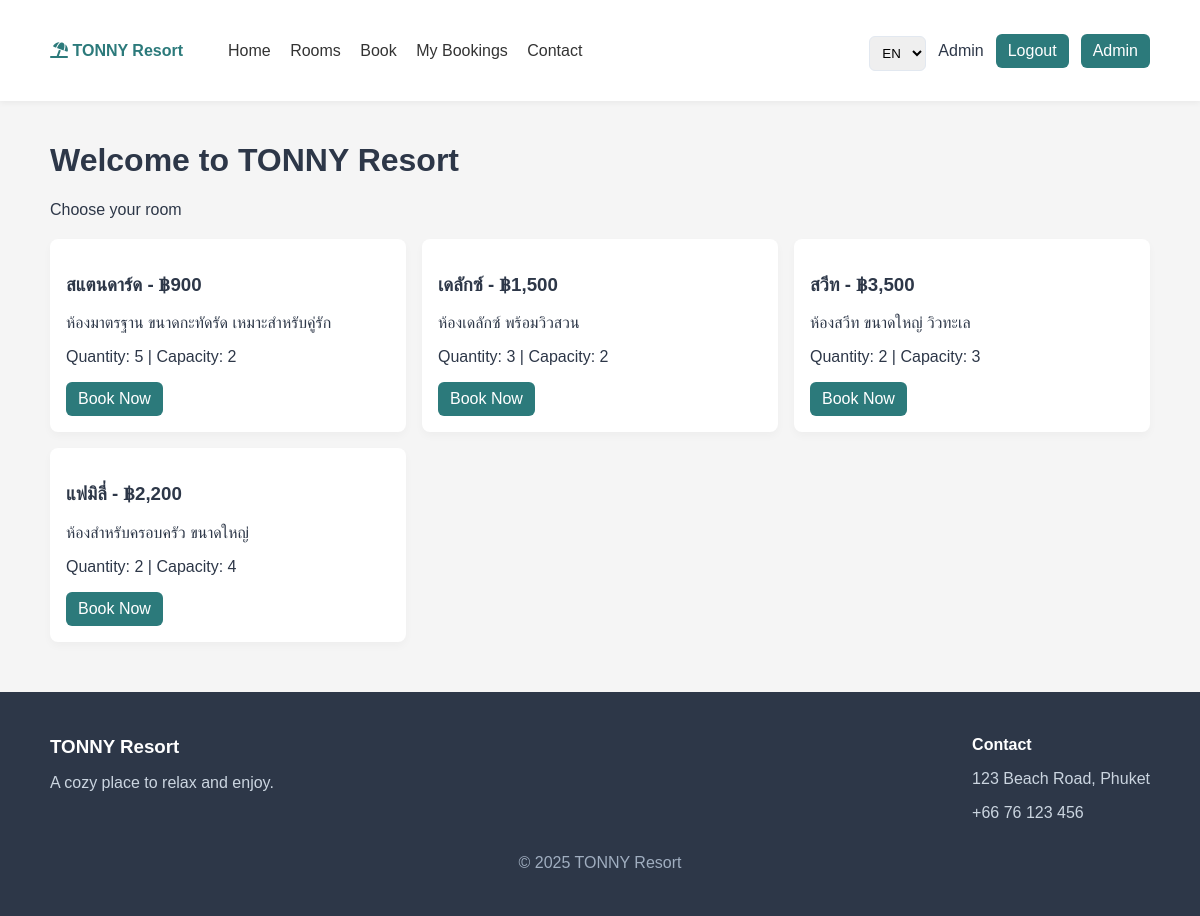
/index.php (signed in), run on the app's committed database.
### tables this page shows
CREATE TABLE users (
  id INT AUTO_INCREMENT PRIMARY KEY,
  name VARCHAR(150) NOT NULL,
  email VARCHAR(150) NOT NULL UNIQUE,
  password VARCHAR(255) NOT NULL,
  role ENUM('user','admin') NOT NULL DEFAULT 'user',
  created_at TIMESTAMP DEFAULT CURRENT_TIMESTAMP
);

CREATE TABLE rooms (
  id INT AUTO_INCREMENT PRIMARY KEY,
  title VARCHAR(150) NOT NULL,
  description TEXT,
  price DECIMAL(10,2) NOT NULL DEFAULT 0,
  capacity INT NOT NULL DEFAULT 2,
  area VARCHAR(50),
  quantity INT NOT NULL DEFAULT 1,
  created_at TIMESTAMP DEFAULT CURRENT_TIMESTAMP
);

### includes/functions.php (called while the page is built, shortened)
<?php
require_once __DIR__ . '/db.php';
$langFile = __DIR__ . '/../lang/' . ($_SESSION['lang'] ?? 'en') . '.php';
$lang = [];
if(file_exists($langFile)) {
    $lang = include $langFile;
}
function __($key, $default = '') {
    global $lang;
    if(isset($lang[$key])) return $lang[$key];
    return $default ?: $key;
}
function is_logged_in() {
    return isset($_SESSION['user_id']);
}
function is_admin() {
    return (isset($_SESSION['role']) && $_SESSION['role'] === 'admin');
}
function current_user() {
    global $pdo;
    $stmt = $pdo->prepare('SELECT id,name,email,role FROM users WHERE id = ?');
    $stmt->execute([$_SESSION['user_id']]);
    return $stmt->fetch();
}
?>

### lang/en.php (called while the page is built)
<?php
return [
    'site_name' => 'TONNY Resort',
    'home' => 'Home',
    'rooms' => 'Rooms',
    'booking' => 'Book',
    'my_bookings' => 'My Bookings',
    'contact' => 'Contact',
    'login' => 'Login',
    'register' => 'Register',
    'logout' => 'Logout',
    'admin' => 'Admin',
    'welcome' => 'Welcome to TONNY Resort',
    'select_room' => 'Choose your room',
    'book_now' => 'Book Now',
    'price' => 'Price',
    'capacity' => 'Capacity',
    'quantity' => 'Quantity',
    'checkin' => 'Check-in Date',
    'checkout' => 'Check-out Date',
    'guests' => 'Guests',
    'name' => 'Full Name',
    'email' => 'Email',
    'phone' => 'Phone',
    'promo' => 'Promo Code (optional)',
    'special_requests' => 'Special Requests',
    'submit_booking' => 'Submit Booking',
    'admin_dashboard' => 'Admin Dashboard',
    'manage_rooms' => 'Manage Rooms',
    'manage_bookings' => 'Manage Bookings',
    'manage_users' => 'Manage Users',
    'payments' => 'Payments',
    'upload_slip' => 'Upload Payment Slip',
    'pay_via_qr' => 'Pay via QR (PromptPay)',
    'upload_images' => 'Upload Images',
    'drag_drop_info' => 'Drag & drop images here or click to select',
    'booking_success' => 'Booking submitted successfully. We will contact you shortly.',
    'login_success' => 'Logged in successfully.',
    'invalid_login' => 'Invalid email or password.',
    'register_success' => 'Registration successful. Please login.',
    'date_error' => 'Checkout date must be after check-in date.',
    'room_unavailable' => 'Room not available for selected dates.',
    'action_confirm' => 'Confirm',
    'action_cancel' => 'Cancel',
    'paid' => 'Paid',
    'pending' => 'Pending',
    'confirmed' => 'Confirmed',
    'completed' => 'Completed',
    'cancelled' => 'Cancelled'
];

### index.php (the view)
<?php require_once 'includes/header.php'; ?>
<h1><?php echo __('welcome'); ?></h1>
<p><?php echo __('select_room'); ?></p>
<section class="room-list">
<?php
$stmt = $pdo->query('SELECT * FROM rooms');
$rooms = $stmt->fetchAll();
foreach($rooms as $r): ?>
    <article class="room-card">
        <div class="room-card-inner">
            <h3><?=htmlspecialchars($r['title'])?> - ฿<?=number_format($r['price'],0)?></h3>
            <p><?=htmlspecialchars(mb_substr($r['description'],0,120))?></p>
            <p><?php echo __('quantity'); ?>: <?=$r['quantity']?> | <?php echo __('capacity'); ?>: <?=$r['capacity']?></p>
            <a class="btn" href="booking.php?room_id=<?=$r['id']?>"><?php echo __('book_now'); ?></a>
        </div>
    </article>
<?php endforeach; ?>
</section>
<?php require_once 'includes/footer.php'; ?>

### includes/header.php (shortened to what this page needs)
<?php require_once __DIR__ . '/functions.php'; ?>
<!doctype html>
<html lang="<?php echo htmlspecialchars($_SESSION['lang'] ?? 'en'); ?>">
<head>
    <link rel="stylesheet" href="assets/css/style.css">
    <link rel="stylesheet" href="https://cdnjs.cloudflare.com/ajax/libs/font-awesome/6.4.0/css/all.min.css">
</head>
<body>
<header class="site-header">
    <div class="container" style="display:flex;align-items:center;justify-content:space-between">
        <div style="display:flex;align-items:center;gap:12px">
            <a href="/booking_resort/" class="logo"><i class="fas fa-umbrella-beach"></i> <?php echo htmlspecialchars(__('site_name')); ?></a>
            <nav class="nav" style="margin-left:18px">
                <a href="/booking_resort/"><?php echo __('home'); ?></a>
                <a href="rooms.php"><?php echo __('rooms'); ?></a>
                <a href="booking.php"><?php echo __('booking'); ?></a>
                <a href="mybookings.php"><?php echo __('my_bookings'); ?></a>
                <a href="contact.php"><?php echo __('contact'); ?></a>
            </nav>
        </div>
        <div style="display:flex;align-items:center;gap:12px">
            <form method="get" style="margin:0">
                <select name="lang" onchange="this.form.submit()">
                    <option value="en" <?php if(($_SESSION['lang']??'en')==='en') echo 'selected'; ?>>EN</option>
                </select>
            </form>
            <?php if(is_logged_in()): ?>
                <span><?php echo htmlspecialchars(current_user()['name']); ?></span>
                <a href="logout.php" class="btn"><?php echo __('logout'); ?></a>
                <?php if(is_admin()): ?><a href="admin/dashboard.php" class="btn"><?php echo __('admin'); ?></a><?php endif; ?>
            <?php else: ?>
                <a href="login.php" class="btn"><?php echo __('login'); ?></a>
                <a href="register.php" class="btn"><?php echo __('register'); ?></a>
            <?php endif; ?>
        </div>
    </div>
</header>
<main class="container">

### assets/css/style.css (style rules this page uses)
:root { --primary:#2c7a7b;--dark:#2d3748; }
body { font-family:Arial,Helvetica,sans-serif;background:#f5f5f5;color:var(--dark);margin:0 }
.container { max-width:1100px;margin:0 auto;padding:20px }
header.site-header { background:#fff;padding:10px 0;box-shadow:0 2px 6px rgba(0,0,0,0.05) }
.logo { font-weight:700;color:var(--primary);text-decoration:none }
.nav a { margin-left:15px;text-decoration:none;color:#333 }
.room-list { display:grid;grid-template-columns:repeat(auto-fill,minmax(280px,1fr));gap:16px;margin-top:20px }
.room-card { background:#fff;padding:16px;border-radius:8px;box-shadow:0 4px 8px rgba(0,0,0,0.03) }
.btn { display:inline-block;padding:8px 12px;background:var(--primary);color:#fff;border-radius:6px;text-decoration:none }
input,select,textarea { width:100%;padding:8px;margin-top:6px;border:1px solid #e2e8f0;border-radius:6px }

### data on the page
users: name "Admin"
rooms: title "สแตนดาร์ด", price "900", description "ห้องมาตรฐาน ขนาดกะทัดรัด เหมาะสำหรับคู่รัก", quantity "5", capacity "2"
rooms: title "เดลักซ์", price "1,500", description "ห้องเดลักซ์ พร้อมวิวสวน", quantity "3", capacity "2"
rooms: title "สวีท", price "3,500", description "ห้องสวีท ขนาดใหญ่ วิวทะเล", quantity "2", capacity "3"
rooms: title "แฟมิลี่", price "2,200", description "ห้องสำหรับครอบครัว ขนาดใหญ่", quantity "2", capacity "4"

### other printed values
__('site_name') "TONNY Resort"
__('home') "Home"
__('rooms') "Rooms"
__('booking') "Book"
__('my_bookings') "My Bookings"
__('contact') "Contact"
__('logout') "Logout"
__('admin') "Admin"
__('welcome') "Welcome to TONNY Resort"
__('select_room') "Choose your room"
